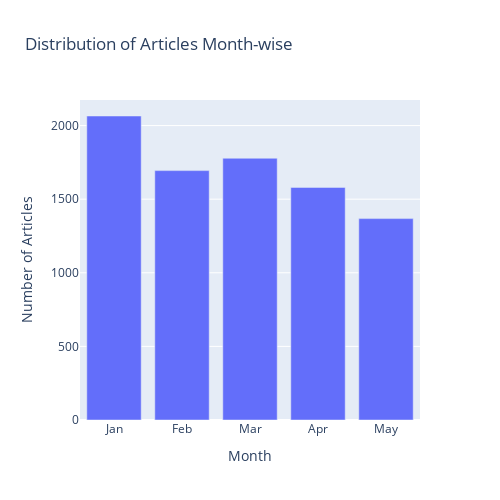

The code cell stored with this chart in its notebook:
### Code cell
# Calculate the number of articles per month
news_articles_per_month = news_articles.resample('M', on='date')['headline'].count()

# Create a bar chart for the distribution of articles month-wise using Plotly Express
# .strftime("%b") is a method to format these month values into a more readable string format. %b is the format code for the abbreviated month name (e.g., 'Jan', 'Feb', 'Mar', etc.).
fig = px.bar(news_articles_per_month, x=news_articles_per_month.index.strftime("%b"), y='headline', 
             labels={'headline': 'Number of Articles', 'x': 'Month'}, 
             title='Distribution of Articles Month-wise')
fig.update_layout(width=500, height=500)
fig.show()

### Figure 1 — Plotly figure (JSON) as saved in the notebook; plotly's stock layout.template omitted (floating-point values rounded to 4 significant figures)
{"data": [{"alignmentgroup": "True", "hovertemplate": "Month=%{x}<br>Number of Articles=%{y}<extra></extra>", "legendgroup": "", "marker": {"color": "#636efa", "pattern": {"shape": ""}}, "name": "", "offsetgroup": "", "orientation": "v", "showlegend": false, "textposition": "auto", "type": "bar", "x": ["Jan", "Feb", "Mar", "Apr", "May"], "xaxis": "x", "y": [2065, 1694, 1778, 1580, 1368], "yaxis": "y"}], "layout": {"barmode": "relative", "height": 500, "legend": {"tracegroupgap": 0}, "title": {"text": "Distribution of Articles Month-wise"}, "width": 500, "xaxis": {"anchor": "y", "autorange": true, "domain": [0, 1], "range": [-0.5, 4.5], "title": {"text": "Month"}, "type": "category"}, "yaxis": {"anchor": "x", "autorange": true, "domain": [0, 1], "range": [0, 2174.0], "title": {"text": "Number of Articles"}, "type": "linear"}}}
